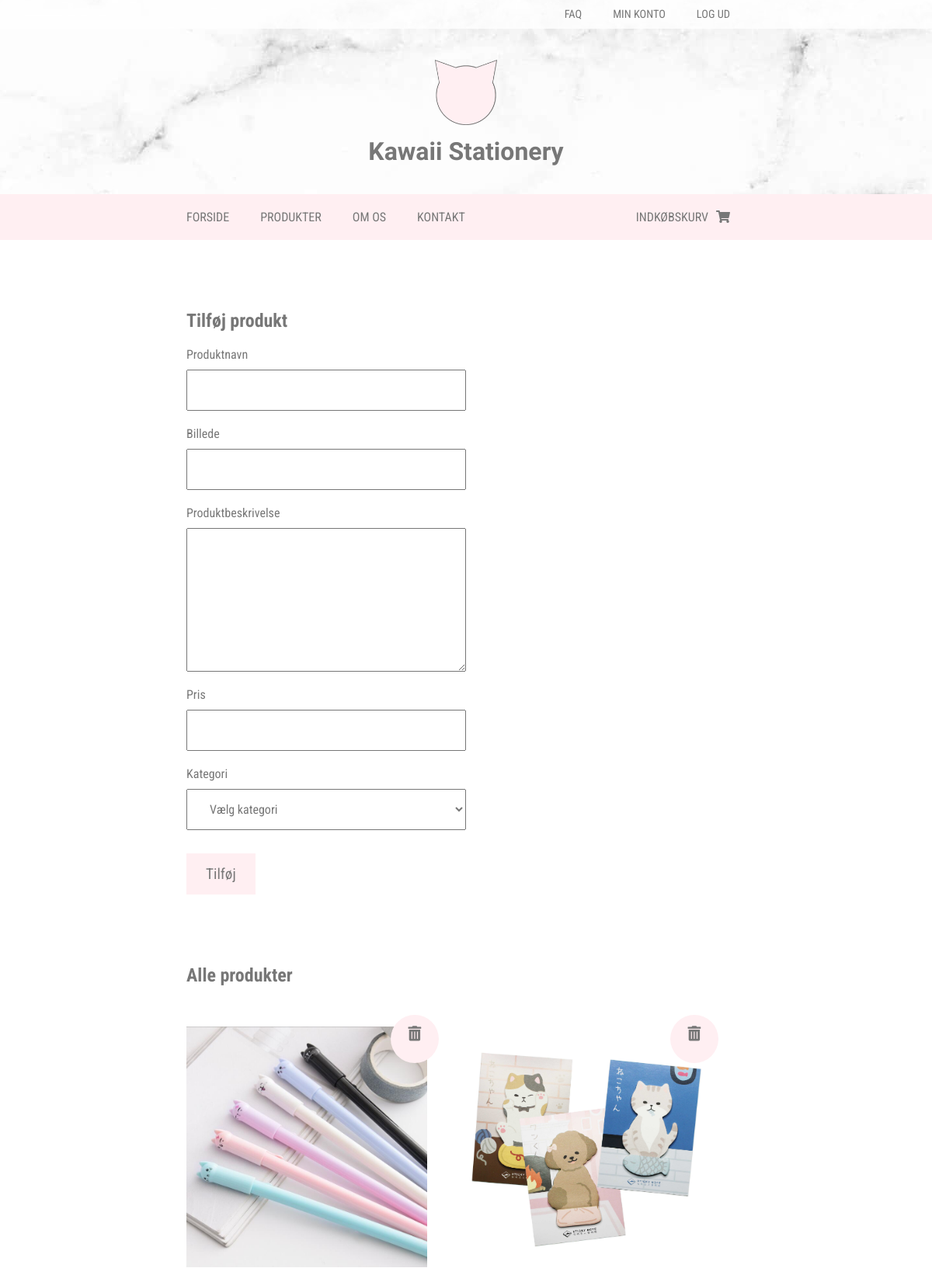
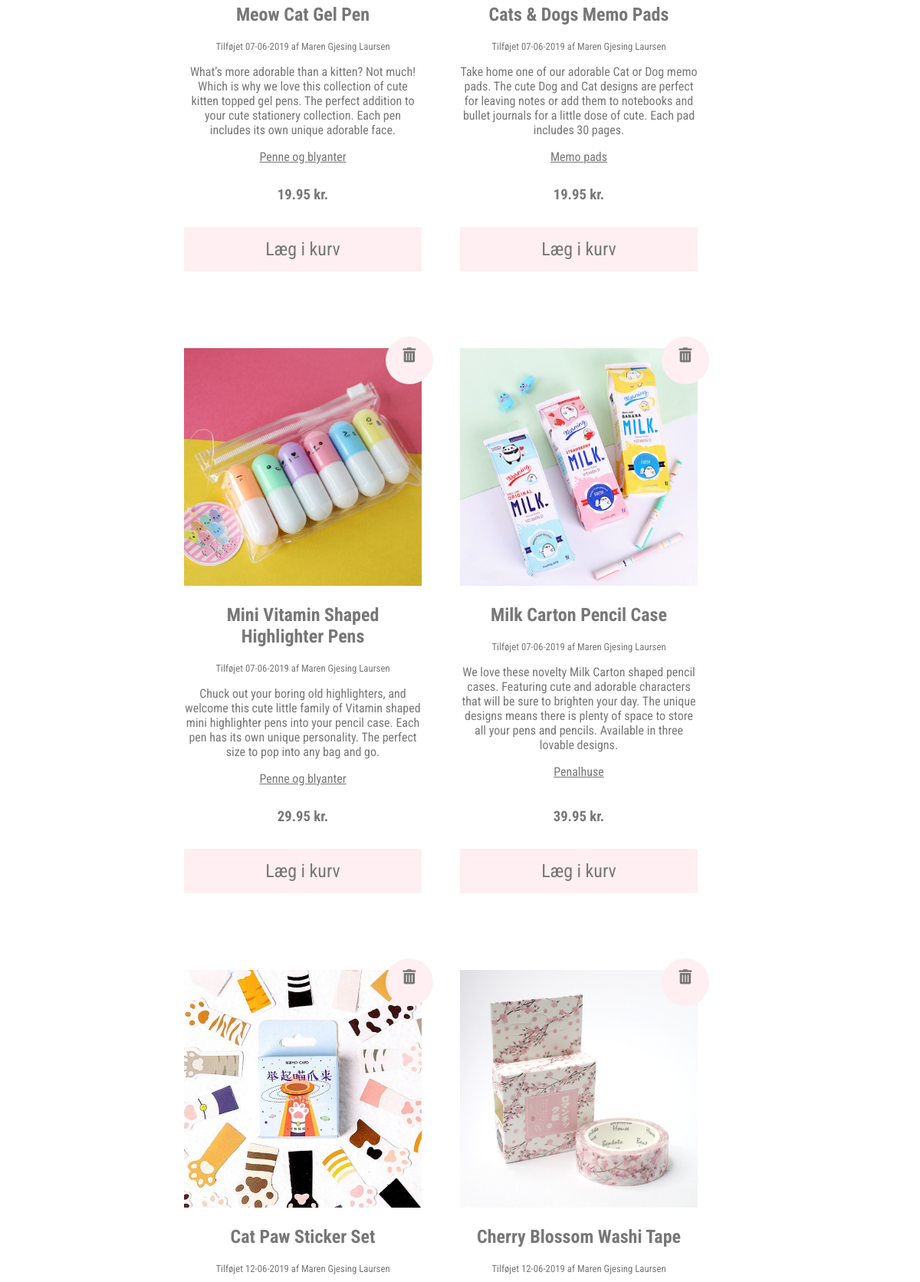
The page /products.php (signed in, upper part) on the database its author committed (2 pictures, top to bottom).
### tables this page shows
CREATE TABLE `products` (
  `productId` int(5) NOT NULL,
  `name` varchar(50) NOT NULL,
  `description` varchar(500) NOT NULL,
  `price` decimal(5,2) NOT NULL,
  `image` varchar(100) NOT NULL,
  `categoryId` int(3) NOT NULL,
  `userId` int(3) NOT NULL,
  `creationTime` datetime NOT NULL DEFAULT CURRENT_TIMESTAMP
);

CREATE TABLE `users` (
  `userId` int(3) NOT NULL,
  `firstName` varchar(50) NOT NULL,
  `lastName` varchar(50) NOT NULL,
  `username` varchar(30) NOT NULL,
  `password` varchar(50) NOT NULL,
  `accessLevel` int(1) NOT NULL DEFAULT '1'
);

CREATE TABLE `productcategories` (
  `categoryId` int(3) NOT NULL,
  `name` varchar(50) NOT NULL
);

### assets/getProducts.php (the view, shortened to what this page needs)
<?php
require "connect.php";
$statement = $dbh->prepare("SELECT products.productId, products.name, products.description, products.image, products.price, products.userId, products.creationTime, users.firstName, users.lastName, productCategories.name AS categoryName FROM products JOIN Users ON Products.userId=Users.userId JOIN ProductCategories ON Products.categoryId=ProductCategories.categoryId ORDER BY products.creationTime");
$statement->execute();
while ($row = $statement->fetch(PDO::FETCH_ASSOC)) {
    ?>
    <article>
        <img src="img/<?php echo $row['image']; ?>" alt="<?php echo $row['name']; ?>">
        <h2><?php echo $row['name']; ?></h2>
        <p>Tilføjet <?php echo date('d-m-Y', strtotime($row['creationTime'])) . " af " . $row['firstName'] . " " . $row['lastName']; ?></p>
        <p><?php echo $row['description']; ?></p>
        <p><a href="#"><?php echo $row['categoryName']; ?></a></p>
        <h3><?php echo $row['price']; ?> kr.</h3>
        <button class="addToCart">Læg i kurv</button>
        <?php
        if ((isset($_SESSION['accessLevel']) && $_SESSION['accessLevel'] == 3) || (isset($_SESSION['accessLevel']) && $_SESSION['accessLevel'] == 2 && $row['userId'] == $_SESSION['userId'])) {
            ?>
            <form action="assets/deleteProduct.php" method="post" class="delete">
                <button>
                    <i class="fas fa-trash-alt"></i>
                </button>
            </form>
        <?php
    }
    ?>
    </article>
<?php
}
?>

### css/style.css (style rules this page uses)
p, h1, h2, h3, h4, h5, h6, a, button, input, label, textarea, select, i { font-family: 'Roboto Condensed', sans-serif; color: #777777; }
button, input[type="submit"] { background: #ffeff2; border: none; padding: 15px 25px; -webkit-transition: background-color .5s; transition: background-color .5s; }
button { font-size: 1.5em; }
body { margin: 0; }
main section.products article { position: relative; }
main section.products article img { width: 100%; }
main section.products article h2 { text-align: center; }
main section.products article p { text-align: center; }
main section.products article p:first-of-type { font-size: .8em; }
main section.products article p:last-of-type { margin-bottom: 140px; }
main section.products article h3 { text-align: center; position: absolute; bottom: 70px; width: 100%; }
main section.products article button.addToCart { width: 100%; position: absolute; bottom: 0; }
main section.products article form.delete button { position: absolute; top: -15px; right: -15px; width: 20%; height: 0; padding: 0; padding-top: 3%; padding-bottom: 17%; border-radius: 50px; }
main section.products article form.delete button i { font-size: .8em; }

### rows shown on the page
products: image (picture), name "Meow Cat Gel Pen", creationTime "07-06-2019", userId.firstName "Maren Gjesing", userId.lastName "Laursen", description "What’s more adorable than a kitten? Not much! Which is why we love this collection of cute kitten topped gel pens. The perfect addition to your cute stationery collection. Each pen includes its own unique adorable face.", categoryId.name "Penne og blyanter", price "19.95"
products: image (picture), name "Cats & Dogs Memo Pads", creationTime "07-06-2019", userId.firstName "Maren Gjesing", userId.lastName "Laursen", description "Take home one of our adorable Cat or Dog memo pads. The cute Dog and Cat designs are perfect for leaving notes or add them to notebooks and bullet journals for a little dose of cute. Each pad includes 30 pages.", categoryId.name "Memo pads", price "19.95"
products: image (picture), name "Mini Vitamin Shaped Highlighter Pens", creationTime "07-06-2019", userId.firstName "Maren Gjesing", userId.lastName "Laursen", description "Chuck out your boring old highlighters, and welcome this cute little family of Vitamin shaped mini highlighter pens into your pencil case. Each pen has its own unique personality. The perfect size to pop into any bag and go.", categoryId.name "Penne og blyanter", price "29.95"
products: image (picture), name "Milk Carton Pencil Case", creationTime "07-06-2019", userId.firstName "Maren Gjesing", userId.lastName "Laursen", description "We love these novelty Milk Carton shaped pencil cases. Featuring cute and adorable characters that will be sure to brighten your day. The unique designs means there is plenty of space to store all your pens and pencils. Available in three lovable designs.", categoryId.name "Penalhuse", price "39.95"
products: image (picture), name "Cat Paw Sticker Set", creationTime "12-06-2019", userId.firstName "Maren Gjesing", userId.lastName "Laursen"
products: image (picture), name "Cherry Blossom Washi Tape", creationTime "12-06-2019", userId.firstName "Maren Gjesing", userId.lastName "Laursen"
